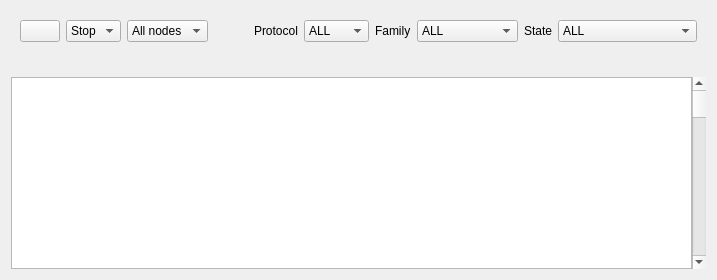
         <widget class="QWidget" name="tab_9">
          <layout class="QGridLayout" name="gridLayout_7">
           <item row="2" column="0">
            <layout class="QHBoxLayout" name="horizontalLayout_18">
             <property name="spacing">
              <number>0</number>
             </property>
             <item>
              <widget class="GenericTableView" name="netstatTable">
               <property name="autoScroll">
                <bool>false</bool>
               </property>
               <property name="selectionBehavior">
                <enum>QAbstractItemView::SelectionBehavior::SelectRows</enum>
               </property>
               <property name="horizontalScrollMode">
                <enum>QAbstractItemView::ScrollMode::ScrollPerPixel</enum>
               </property>
               <property name="showGrid">
                <bool>false</bool>
               </property>
               <property name="sortingEnabled">
                <bool>false</bool>
               </property>
               <property name="cornerButtonEnabled">
                <bool>false</bool>
               </property>
               <attribute name="horizontalHeaderStretchLastSection">
                <bool>true</bool>
               </attribute>
               <attribute name="verticalHeaderStretchLastSection">
                <bool>false</bool>
               </attribute>
              </widget>
             </item>
             <item>
              <widget class="QScrollBar" name="netstatScrollBar">
               <property name="orientation">
                <enum>Qt::Vertical</enum>
               </property>
              </widget>
             </item>
            </layout>
           </item>
           <item row="0" column="0">
            <widget class="QWidget" name="netstatFilterRow"><property name="visible"><bool>false</bool></property><layout class="QHBoxLayout" name="netstatToolbar">
             <item>
              <widget class="QPushButton" name="cmdNetstatBack">
               <property name="text">
                <string />
               </property>
               <property name="icon">
                <iconset theme="go-previous">
                 <normaloff>../../../../../../../../../../../../../../../../../../../../../../../../../../../../../../../../../../../../../../../../../../../../../../../../../../../../../../../../../../../../../../../../../../../../../../../../../../.designer/backup</normaloff>../../../../../../../../../../../../../../../../../../../../../../../../../../../../../../../../../../../../../../../../../../../../../../../../../../../../../../../../../../../../../../../../../../../../../../../../../../.designer/backup</iconset>
               </property>
              </widget>
             </item>
             <item>
              <widget class="QComboBox" name="comboNetstatInterval">
               <item>
                <property name="text">
                 <string>Stop</string>
                </property>
                <property name="icon">
                 <iconset theme="stop" />
                </property>
               </item>
               <item>
                <property name="text">
                 <string>5s</string>
                </property>
               </item>
               <item>
                <property name="text">
                 <string>10s</string>
                </property>
               </item>
               <item>
                <property name="text">
                 <string>15s</string>
                </property>
               </item>
               <item>
                <property name="text">
                 <string>20s</string>
                </property>
               </item>
               <item>
                <property name="text">
                 <string>30s</string>
                </property>
               </item>
               <item>
                <property name="text">
                 <string>45s</string>
                </property>
               </item>
               <item>
                <property name="text">
                 <string>1m</string>
                </property>
               </item>
               <item>
                <property name="text">
                 <string>5m</string>
                </property>
               </item>
               <item>
                <property name="text">
                 <string>10m</string>
                </property>
               </item>
              </widget>
             </item>
             <item>
              <widget class="QComboBox" name="comboNetstatNodes">
               <property name="sizePolicy">
                <sizepolicy hsizetype="Expanding" vsizetype="Fixed">
                 <horstretch>0</horstretch>
                 <verstretch>0</verstretch>
                </sizepolicy>
               </property>
               <item>
                <property name="text">
                 <string>All nodes</string>
                </property>
               </item>
              </widget>
             </item>
             <item>
              <spacer name="horizontalSpacer_4">
               <property name="orientation">
                <enum>Qt::Horizontal</enum>
               </property>
               <property name="sizeHint" stdset="0">
                <size>
                 <width>40</width>
                 <height>20</height>
                </size>
               </property>
              </spacer>
             </item>
             <item>
              <widget class="QLabel" name="label_9">
               <property name="text">
                <string>Protocol</string>
               </property>
              </widget>
             </item>
             <item>
              <widget class="QComboBox" name="comboNetstatProto">
               <item>
                <property name="text">
                 <string>ALL</string>
                </property>
               </item>
               <item>
                <property name="text">
                 <string notr="true">TCP</string>
                </property>
               </item>
               <item>
                <property name="text">
                 <string notr="true">UDP</string>
                </property>
               </item>
               <item>
                <property name="text">
                 <string notr="true">SCTP</string>
                </property>
               </item>
               <item>
                <property name="text">
                 <string notr="true">DCCP</string>
                </property>
               </item>
               <item>
                <property name="text">
                 <string notr="true">ICMP</string>
                </property>
               </item>
               <item>
                <property name="text">
                 <string notr="true">RAW</string>
                </property>
               </item>
              </widget>
             </item>
             <item>
              <widget class="QLabel" name="label_8">
               <property name="text">
                <string>Family</string>
               </property>
              </widget>
             </item>
             <item>
              <widget class="QComboBox" name="comboNetstatFamily">
               <item>
                <property name="text">
                 <string>ALL</string>
                </property>
               </item>
               <item>
                <property name="text">
                 <string notr="true">AF_INET</string>
                </property>
               </item>
               <item>
                <property name="text">
                 <string notr="true">AF_INET6</string>
                </property>
               </item>
               <item>
                <property name="text">
                 <string notr="true">AF_PACKET</string>
                </property>
               </item>
              </widget>
             </item>
             <item>
              <widget class="QLabel" name="label_10">
               <property name="text">
                <string>State</string>
               </property>
              </widget>
             </item>
             <item>
              <widget class="QComboBox" name="comboNetstatStates">
               <item>
                <property name="text">
                 <string>ALL</string>
                </property>
               </item>
               <item>
                <property name="text">
                 <string>Established</string>
                </property>
               </item>
               <item>
                <property name="text">
                 <string notr="true">TCP_SYN_SENT</string>
                </property>
               </item>
               <item>
                <property name="text">
                 <string notr="true">TCP_SYN_RECV</string>
                </property>
               </item>
               <item>
                <property name="text">
                 <string notr="true">TCP_FIN_WAIT1</string>
                </property>
               </item>
               <item>
                <property name="text">
                 <string notr="true">TCP_FIN_WAIT2</string>
                </property>
               </item>
               <item>
                <property name="text">
                 <string notr="true">TCP_TIME_WAIT</string>
                </property>
               </item>
               <item>
                <property name="text">
                 <string notr="true">TCP_CLOSE</string>
                </property>
               </item>
               <item>
                <property name="text">
                 <string notr="true">TCP_CLOSE_WAIT</string>
                </property>
               </item>
               <item>
                <property name="text">
                 <string notr="true">TCP_LAST_ACK</string>
                </property>
               </item>
               <item>
                <property name="text">
                 <string notr="true">TCP_LISTEN</string>
                </property>
               </item>
               <item>
                <property name="text">
                 <string notr="true">TCP_CLOSING</string>
                </property>
               </item>
              </widget>
             </item>
            </layout></widget>
           </item>
           <item row="1" column="0">
            <widget class="QLabel" name="netstatLabel">
             <property name="sizePolicy">
              <sizepolicy hsizetype="Expanding" vsizetype="Preferred">
               <horstretch>0</horstretch>
               <verstretch>0</verstretch>
              </sizepolicy>
             </property>
             <property name="text">
              <string />
             </property>
            </widget>
           </item>
          </layout>
         </widget>
